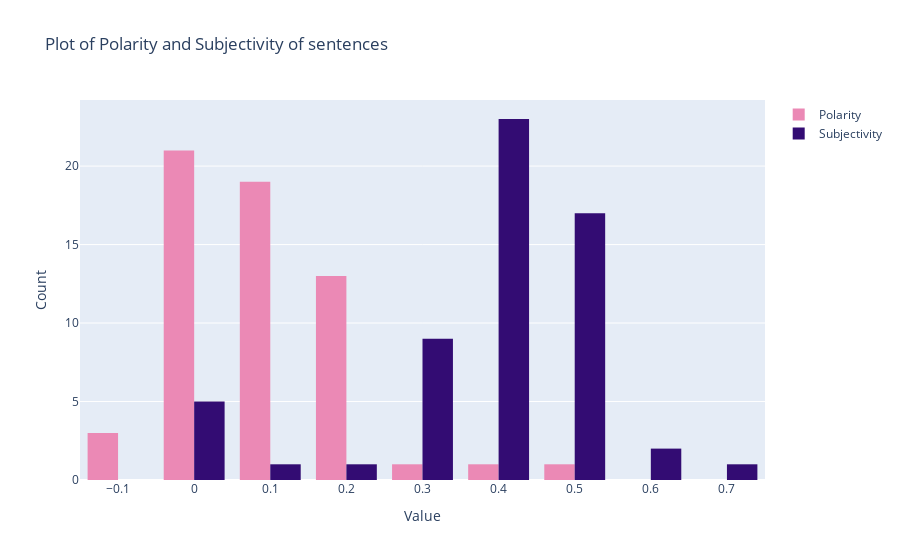

Notebook source saved alongside this figure:
### Code cell
fig = go.Figure()
fig.add_trace(go.Histogram(x=df_pattern['Polarity'],
                name="Polarity",
                marker_color ="#EB89B5"))
fig.add_trace(go.Histogram(x=df_pattern['Subjectivity'],
                name="Subjectivity",
                marker_color="#330C73"))

fig.update_layout(
    title_text='Plot of Polarity and Subjectivity of sentences',
    xaxis_title_text="Value",
    yaxis_title_text="Count"
)
fig.show()

### Figure 1 — Plotly figure (JSON) as saved in the notebook; plotly's stock layout.template omitted (floating-point values rounded to 4 significant figures)
{"data": [{"marker": {"color": "#EB89B5"}, "name": "Polarity", "type": "histogram", "x": [-0.1006, -0.005655, 0.35, 0.04556, 0.09144, 0.1125, 0.1864, 0.1725, 0.05, 0.1364, -0.003098, 0.2157, 0.04234, 0.2554, 0.1939, 0.2375, 0.2369, 0.1728, 0.1587, 0.4667, 0.06778, -0.05873, -0.01111, 0, 0.03417, 0.06683, 0.1606, 0.1126, 0.1288, 0.1748, 0.07792, 0.1035, 0.06812, 0, 0.0519, 0.01512, 0.1885, 0.04071, 0, 0, 0.03566, 0, 0.1476, 0.04853, 0.03887, -0.05417, 0, 0.08162, 0.01045, 0.1275, -0.02892, 0.01855, 0.09208, 0.1532, 0.1742, 0.1104, 0.08377, 0, 0.1328]}, {"marker": {"color": "#330C73"}, "name": "Subjectivity", "type": "histogram", "x": [0.5233, 0.4315, 0.35, 0.3678, 0.387, 0.4125, 0.5192, 0.4907, 0.5, 0.4545, 0.2218, 0.4071, 0.3591, 0.4557, 0.4299, 0.5083, 0.491, 0.488, 0.7212, 0.6381, 0.4628, 0.1159, 0.4306, 0, 0.2996, 0.3437, 0.3767, 0.4662, 0.2793, 0.403, 0.3407, 0.3914, 0.4269, 0.375, 0.3959, 0.3052, 0.3917, 0.4465, 0, 0, 0.4446, 0.375, 0.4453, 0.5097, 0.4299, 0.5625, 0, 0.3203, 0.3391, 0.455, 0.3227, 0.4721, 0.4644, 0.4477, 0.4864, 0.4151, 0.3256, 0, 0.4574]}], "layout": {"title": {"text": "Plot of Polarity and Subjectivity of sentences"}, "xaxis": {"title": {"text": "Value"}}, "yaxis": {"title": {"text": "Count"}}}}
